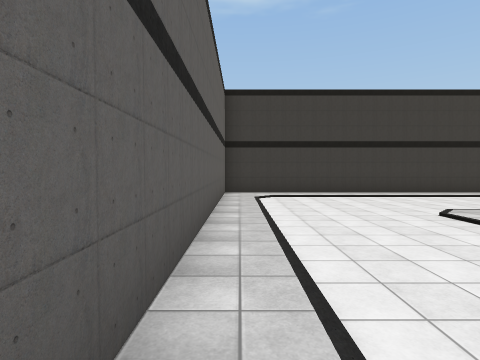
View 1 (above)

24 first-person views from a walk through a 3-D level made in the Unity game engine. The camera is 1.5 m above the floor, tilts 2° down and sees 80° across. The floor is counted in squares, 2 m on a side. Each view is taken from the middle of a square. On the plan, view 1 faces up. The plan holds only what a view shows up to about 10 squares ahead; the rest is blank. The place goes on beyond the plan. The player is left out. Some surface patterns are stand-ins.

View 2
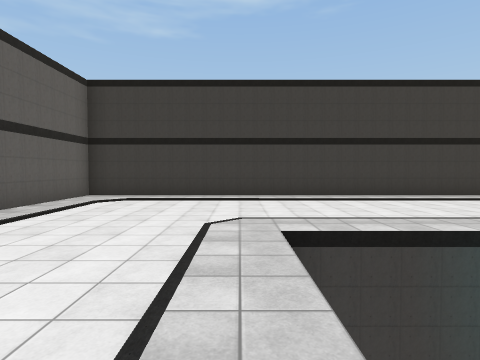

View 3
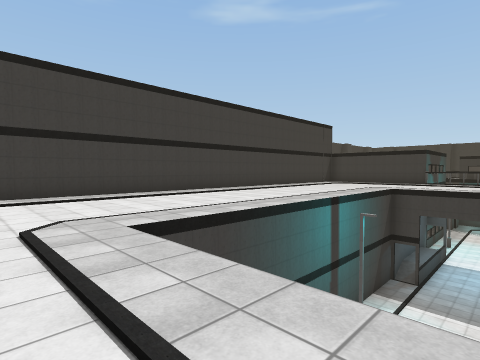

View 4
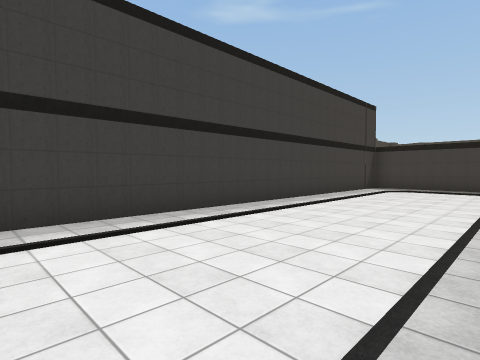

View 5
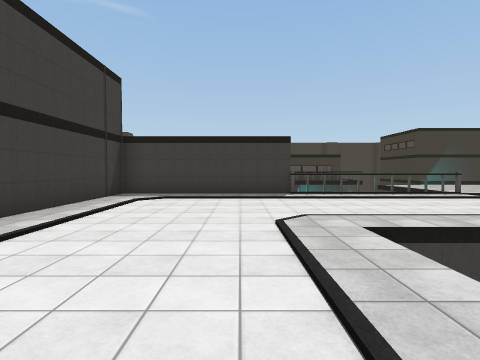

View 6
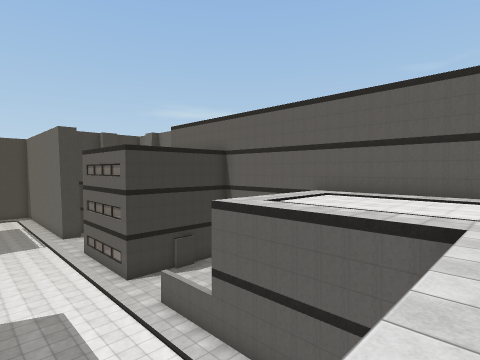

View 7
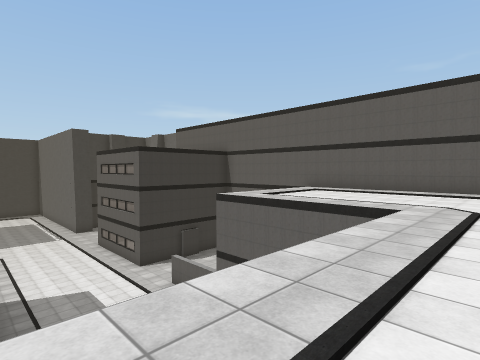

View 8
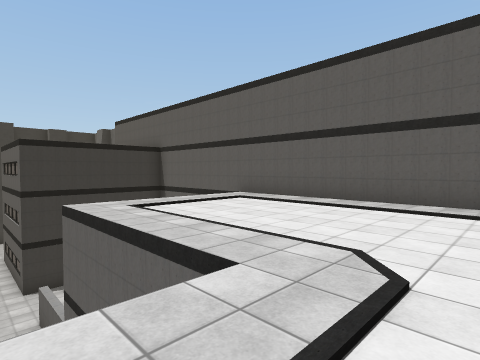

View 9
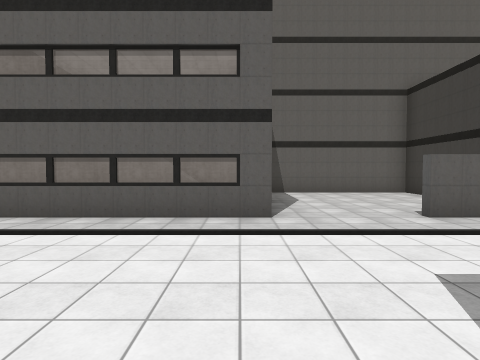

View 10
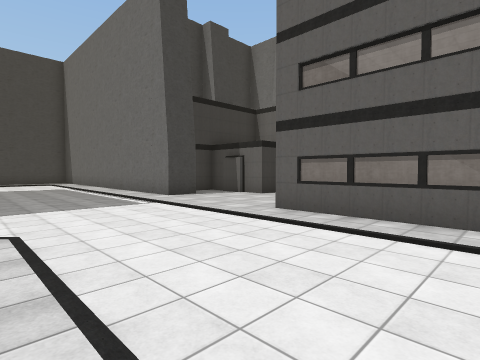

View 11
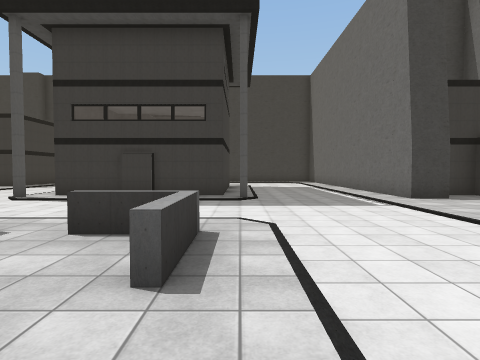

View 12
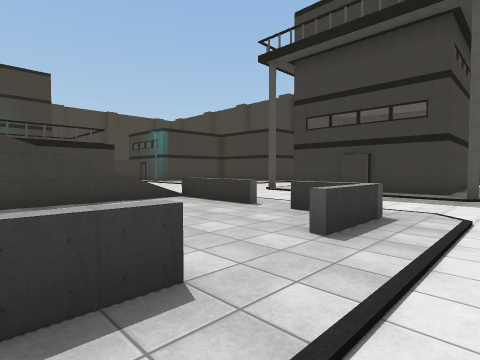

View 13
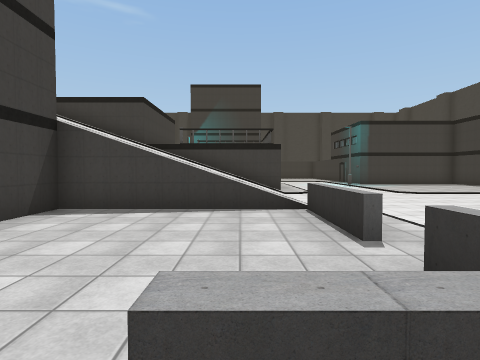

View 14
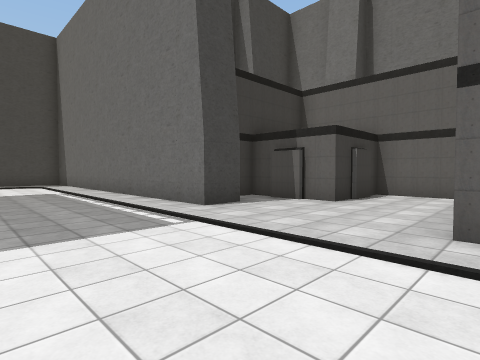

View 15
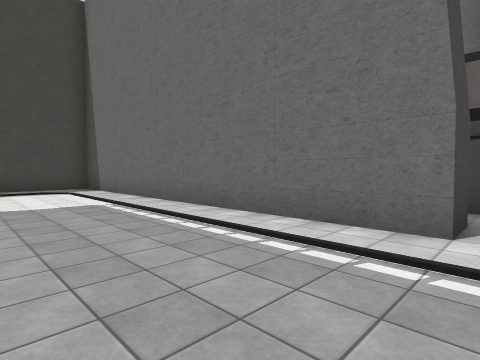

View 16
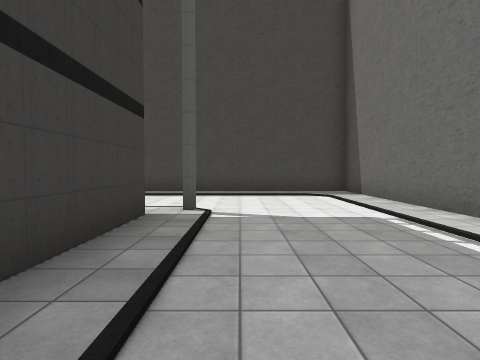

View 17
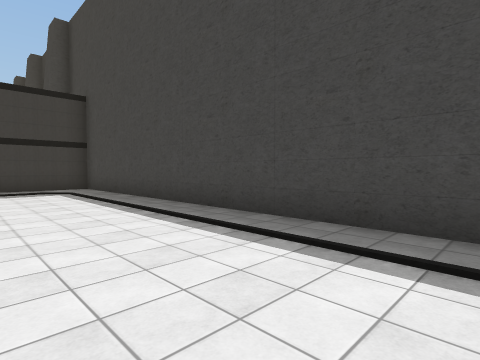

View 18
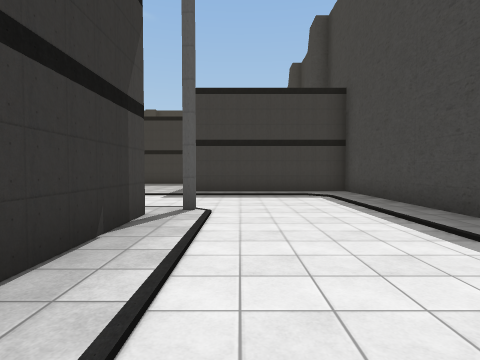

View 19
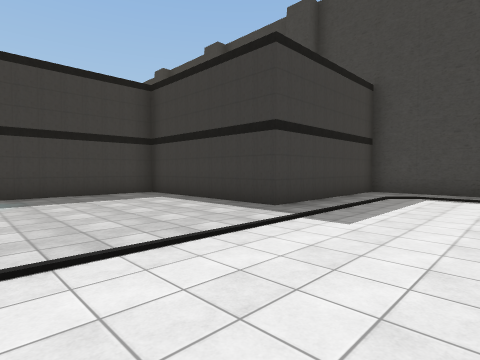

View 20
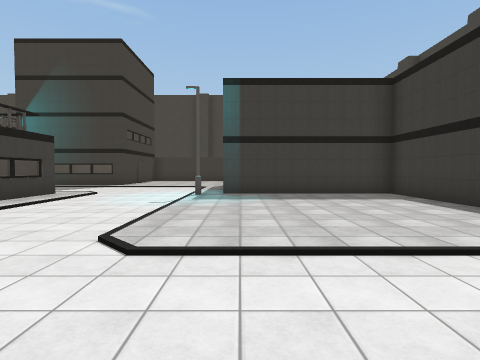

View 21
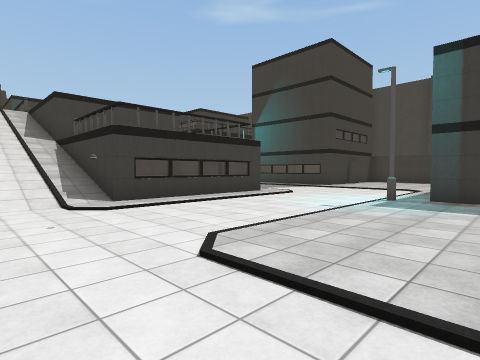

View 22
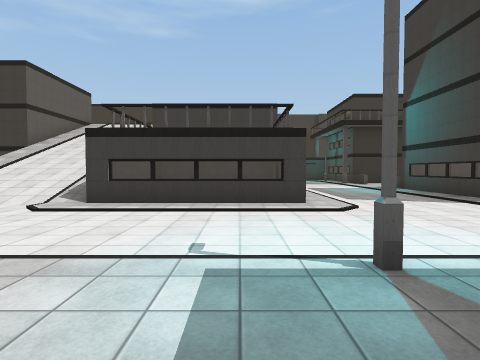

View 23
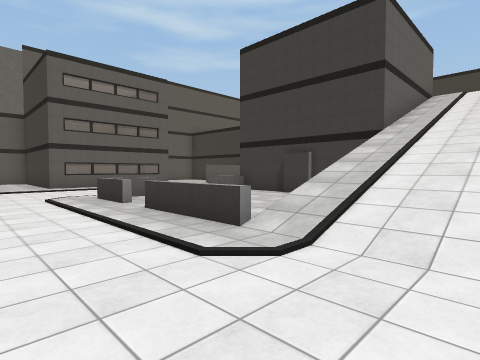

View 24
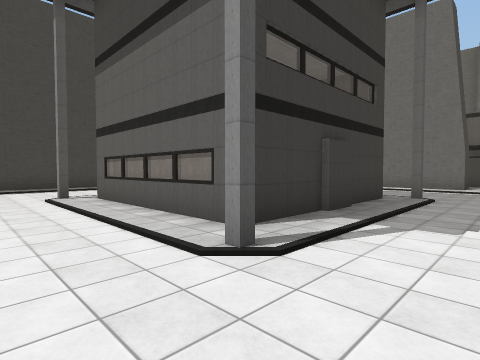

### Floor plan
Key: @ floor where view 1 was taken; # wall or solid block; . main floor; : floor 0.25 m higher than the main floor; + floor 3.5 m higher than the main floor; * floor 7 m higher than the main floor; / step, stairs or slope; ^ raised ledge; S streetlight; R railing; O other object.
Columns run from 1 left of view 1 to 27 right of it. Each row starts with its distance up from view 1.
 10 #####################
  9 #******************* #
  8 #********************#
  7 #********************#
  6 #********************#
  5 #********************#
  4 #*****     S :::****O#
  3 #*****       ...*****
  2 #*****       ...*****
  1 #*****:           ***
  0 #@****:.           *O
 -1 #::  #:..      #//  /**
 -2 #::::#:...     #//   **
 -3 #::::::...:    #//
 -4 #::::::...:    #/////
 -5 #::::::...:#####/////
 -6 ##   #:...:^:::://///
 -7      #:...:::::://///      ..
 -8      #:...:::::://///    O:..
 -9      #:...:::::://///     :..
-10 ######:...:^::^^/////+ O R:..
-11 #::::::...:::::::...:::::::..
-12 #::::::......................
-13 ####:::......................
-14    #:::......................
-15    #:#:...#:::::#...:::::S:::
-16    ###:...:#####:...::::::#
-17      #:...:#   #:...::::::#
-18      #:...:#   #:...::::::#
-19      #:...:#   #:...::::::#
-20      #:... #####:...: #####
-21      #:...:::::#:...:#
-22      #:.............:#
-23      #:.............:#
-24      #:.............:#
-25      #:::::::::::::::#
-26      #################

Positions as (right, up) in squares from view 1, and headings:
1: (0, 0), facing up
2: (4, 1), facing up
3: (3, 1), facing up-right
4: (7, 5), facing up-right
5: (11, 6), facing right
6: (9, 5), facing down-left
7: (10, 6), facing down-left
8: (6, 6), facing down-left
9: (9, -6), facing left
10: (9, -7), facing down-left
11: (9, -7), facing down
12: (8, -6), facing down-right
13: (9, -9), facing right
14: (8, -10), facing down-left
15: (8, -14), facing down-left
16: (8, -16), facing down
17: (8, -22), facing down-right
18: (10, -22), facing right
19: (16, -16), facing down-right
20: (16, -16), facing right
21: (17, -17), facing up-right
22: (23, -17), facing up
23: (17, -13), facing up-left
24: (17, -13), facing down-left
